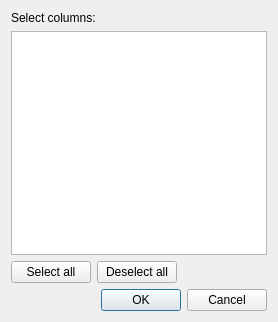
<ui version="4.0" >
 <class>ColumnSelector</class>
 <widget class="QDialog" name="ColumnSelector" >
  <property name="geometry" >
   <rect>
    <x>0</x>
    <y>0</y>
    <width>278</width>
    <height>322</height>
   </rect>
  </property>
  <property name="sizePolicy" >
   <sizepolicy vsizetype="Preferred" hsizetype="Preferred" >
    <horstretch>0</horstretch>
    <verstretch>0</verstretch>
   </sizepolicy>
  </property>
  <property name="windowTitle" >
   <string>Column Selector</string>
  </property>
  <layout class="QVBoxLayout" >
   <item>
    <widget class="QLabel" name="Label_" >
     <property name="text" >
      <string>Select columns:</string>
     </property>
    </widget>
   </item>
   <item>
    <widget class="QListWidget" name="ColumnsSelector_" />
   </item>
   <item>
    <layout class="QHBoxLayout" >
     <item>
      <widget class="QPushButton" name="SelectAll_" >
       <property name="text" >
        <string>Select all</string>
       </property>
      </widget>
     </item>
     <item>
      <widget class="QPushButton" name="DeselectAll_" >
       <property name="text" >
        <string>Deselect all</string>
       </property>
      </widget>
     </item>
     <item>
      <spacer>
       <property name="orientation" >
        <enum>Qt::Horizontal</enum>
       </property>
       <property name="sizeHint" >
        <size>
         <width>40</width>
         <height>20</height>
        </size>
       </property>
      </spacer>
     </item>
    </layout>
   </item>
   <item>
    <widget class="QDialogButtonBox" name="buttonBox" >
     <property name="orientation" >
      <enum>Qt::Horizontal</enum>
     </property>
     <property name="standardButtons" >
      <set>QDialogButtonBox::Cancel|QDialogButtonBox::NoButton|QDialogButtonBox::Ok</set>
     </property>
    </widget>
   </item>
  </layout>
 </widget>
 <resources/>
 <connections>
  <connection>
   <sender>buttonBox</sender>
   <signal>accepted()</signal>
   <receiver>ColumnSelector</receiver>
   <slot>accept()</slot>
   <hints>
    <hint type="sourcelabel" >
     <x>248</x>
     <y>254</y>
    </hint>
    <hint type="destinationlabel" >
     <x>157</x>
     <y>274</y>
    </hint>
   </hints>
  </connection>
  <connection>
   <sender>buttonBox</sender>
   <signal>rejected()</signal>
   <receiver>ColumnSelector</receiver>
   <slot>reject()</slot>
   <hints>
    <hint type="sourcelabel" >
     <x>316</x>
     <y>260</y>
    </hint>
    <hint type="destinationlabel" >
     <x>286</x>
     <y>274</y>
    </hint>
   </hints>
  </connection>
 </connections>
</ui>
